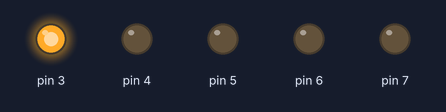
Simulated run of this sketch. Board: Arduino Uno, built with avr-gcc and run on an emulated ATmega328P. Parts: output pins drawn as LEDs (lit = HIGH).

Above: at 0.05 s.
At 0.75 s:
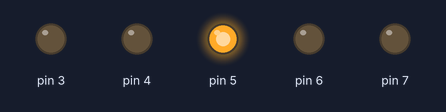
At 1.45 s:
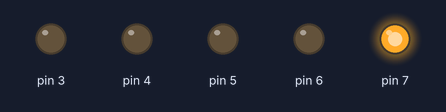
At 2.15 s:
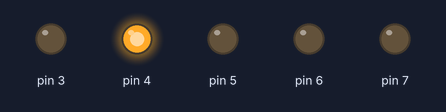
At 2.85 s:
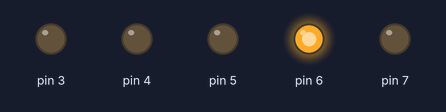
Timing chart, 0 to 3.1 s (numbered marks = the images above):
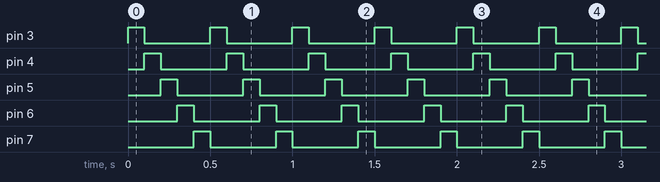

The sketch:

sketch_dec16a.ino
```cpp
int BASE = 3; // the I/O pin for the first LED
int NUM = 5; // amount of LEDs

void setup () {
  for (int i = BASE; i < BASE + NUM; i++) {
    pinMode(i, OUTPUT);
  }
}

void loop () {
  for (int i = BASE; i < BASE + NUM; i++) {
    digitalWrite(i, HIGH);
    delay(100);
    digitalWrite(i, LOW); // turning LEDs one by one
  }
}
```

Measured:
- by itself, pin 3–7: alternates HIGH for 0.10 s and LOW for 0.40 s
